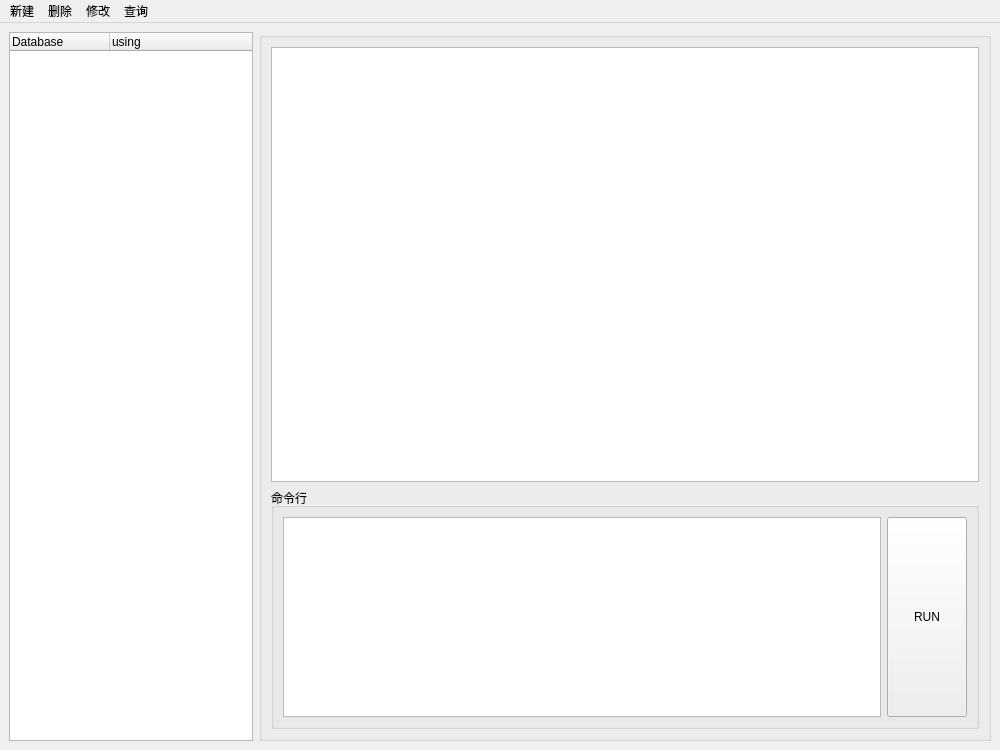
<?xml version="1.0" encoding="UTF-8"?>
<ui version="4.0">
 <class>MainWindow</class>
 <widget class="QMainWindow" name="MainWindow">
  <property name="geometry">
   <rect>
    <x>0</x>
    <y>0</y>
    <width>1000</width>
    <height>750</height>
   </rect>
  </property>
  <property name="minimumSize">
   <size>
    <width>1000</width>
    <height>750</height>
   </size>
  </property>
  <property name="maximumSize">
   <size>
    <width>1000</width>
    <height>750</height>
   </size>
  </property>
  <property name="windowTitle">
   <string>MainWindow</string>
  </property>
  <widget class="QWidget" name="centralwidget">
   <layout class="QGridLayout" name="gridLayout_3" columnstretch="1,3">
    <item row="0" column="0">
     <widget class="QTreeWidget" name="treeWidget">
      <column>
       <property name="text">
        <string>Database</string>
       </property>
      </column>
      <column>
       <property name="text">
        <string>using</string>
       </property>
      </column>
     </widget>
    </item>
    <item row="0" column="1">
     <widget class="QGroupBox" name="groupBox_2">
      <property name="title">
       <string/>
      </property>
      <layout class="QGridLayout" name="gridLayout_2" rowstretch="2,0">
       <item row="1" column="1">
        <widget class="QGroupBox" name="groupBox">
         <property name="title">
          <string>命令行</string>
         </property>
         <layout class="QGridLayout" name="gridLayout">
          <item row="1" column="2">
           <widget class="QPushButton" name="pushButton">
            <property name="minimumSize">
             <size>
              <width>80</width>
              <height>200</height>
             </size>
            </property>
            <property name="text">
             <string>RUN</string>
            </property>
           </widget>
          </item>
          <item row="1" column="1">
           <widget class="QTextEdit" name="textEdit_code"/>
          </item>
         </layout>
        </widget>
       </item>
       <item row="0" column="1">
        <widget class="QTextBrowser" name="textBrowser"/>
       </item>
      </layout>
     </widget>
    </item>
   </layout>
  </widget>
  <widget class="QMenuBar" name="menuBar">
   <property name="geometry">
    <rect>
     <x>0</x>
     <y>0</y>
     <width>1000</width>
     <height>21</height>
    </rect>
   </property>
   <widget class="QMenu" name="menu_create">
    <property name="title">
     <string>新建</string>
    </property>
    <addaction name="action_database"/>
    <addaction name="action_table"/>
    <addaction name="action_column"/>
    <addaction name="action_row"/>
   </widget>
   <widget class="QMenu" name="menu_delete">
    <property name="title">
     <string>删除</string>
    </property>
   </widget>
   <widget class="QMenu" name="menu_update">
    <property name="title">
     <string>修改</string>
    </property>
   </widget>
   <widget class="QMenu" name="menu_query">
    <property name="title">
     <string>查询</string>
    </property>
   </widget>
   <addaction name="menu_create"/>
   <addaction name="menu_delete"/>
   <addaction name="menu_update"/>
   <addaction name="menu_query"/>
  </widget>
  <action name="actiontable">
   <property name="text">
    <string>table</string>
   </property>
  </action>
  <action name="actionrow">
   <property name="text">
    <string>row</string>
   </property>
  </action>
  <action name="action">
   <property name="text">
    <string>表</string>
   </property>
  </action>
  <action name="action_table">
   <property name="text">
    <string>新建表</string>
   </property>
  </action>
  <action name="action_row">
   <property name="text">
    <string>新建行</string>
   </property>
  </action>
  <action name="action_column">
   <property name="text">
    <string>新建列</string>
   </property>
  </action>
  <action name="action_database">
   <property name="text">
    <string>新建数据库</string>
   </property>
  </action>
 </widget>
 <resources/>
 <connections/>
</ui>
